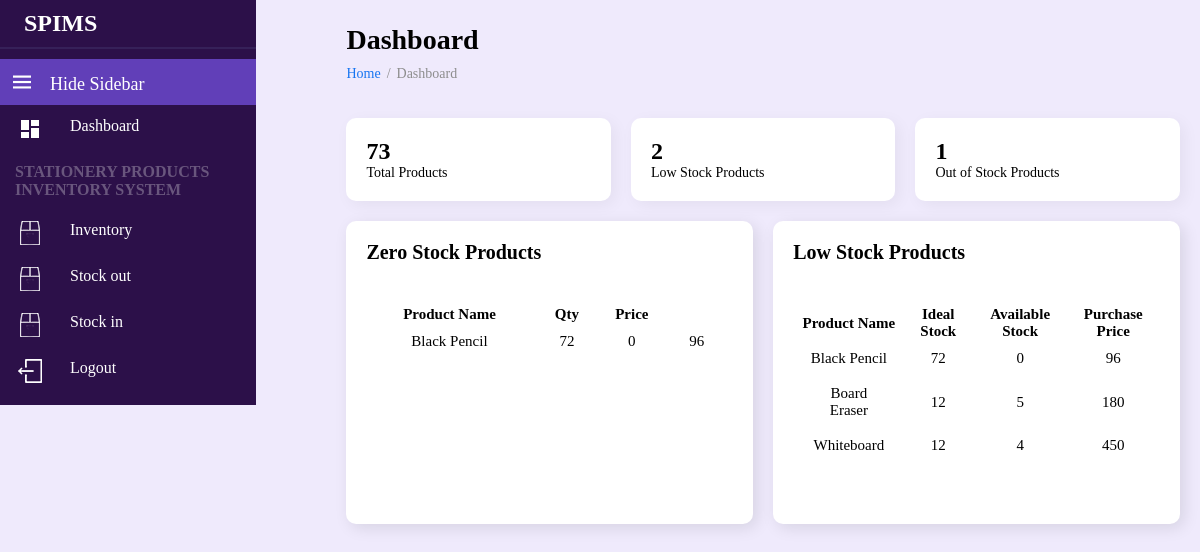
/Cashier/CashierHome.php, run on the app's committed database.
### tables this page shows
CREATE TABLE `inventory` (
  `ProductId` int(255) NOT NULL,
  `ProdName` varchar(255) NOT NULL,
  `Category` varchar(255) NOT NULL,
  `PurPrice` int(255) NOT NULL,
  `RetailPrice` int(255) NOT NULL,
  `IdealStocks` int(255) NOT NULL,
  `AvailStocks` int(255) NOT NULL,
  `AvailStockVal` int(255) NOT NULL,
  `PurchasedAt` timestamp NOT NULL DEFAULT current_timestamp()
);

### Cashier/homedb.php (called while the page is built, shortened)
<?php
$server = "localhost";
$username = "root";
$password = "";
$db = "spims";
$conn = mysqli_connect($server,$username,$password,$db);
$totalProductsQuery = "SELECT * FROM inventory";
$totalProducts = mysqli_query($conn, $totalProductsQuery);
$lowStockProductsQuery = "SELECT * FROM inventory WHERE AvailStocks < 6 AND AvailStocks > 0";
$lowStockProducts = mysqli_query($conn, $lowStockProductsQuery);
$outOfStockProductQuery = "SELECT * FROM inventory WHERE AvailStocks = 0";
$outOfStockProduct = mysqli_query($conn, $outOfStockProductQuery);
$lowZeroProductsQuery = "SELECT * FROM inventory WHERE AvailStocks < 6 OR AvailStocks = 0";
$lowZeroProducts = mysqli_query($conn, $lowZeroProductsQuery);
$ZeroProductsQuery = "SELECT * FROM inventory WHERE  AvailStocks = 0";
$ZeroProducts = mysqli_query($conn, $ZeroProductsQuery);

### Cashier/CashierHome.php (the view, shortened to what this page needs)
<!DOCTYPE html>
<html lang="en">
<head>
    <link rel="stylesheet" href="Res/Style/Dashboard.css">
</head>
<body>
    <?php
    include 'Navigation/nav.php';
    include 'homedb.php';
    ?>
    <div class="container">
        <main>
            <h1 class="title">Dashboard</h1>
            <ul class="breadcrumbs">
                <li><a href="#">Home</a></li>
                <li class="divider">/</li>
                <li><a href="#" class="active">Dashboard</a></li>
            </ul>
            <div class="info-data">
                <div class="card">
                    <div class="head">
                        <div>
                            <?php
                            echo "<h2>$totalProducts->num_rows</h2>";
                            ?>
                            <p>Total Products</p>
                        </div>
                    </div>
                </div>
                <div class="card">
                    <div class="head">
                        <div>
                            <?php
                            echo "<h2>$lowStockProducts->num_rows</h2>";
                            ?>
                            <p>Low Stock Products</p>
                        </div>
                    </div>
                </div>
                <div class="card">
                    <div class="head">
                        <div>
                            <?php
                            echo "<h2>$outOfStockProduct->num_rows</h2>";
                            ?>
                            <p>Out of Stock Products</p>
                        </div>
                    </div>
                </div>
            </div>
            <div class="data">
                <div class="content-data">
                    <div class="head">
                        <h3>Zero Stock Products</h3>
                    </div>
                    <div>
                        <td>
                            <table class="list" id="storeList">
                                <thead>
                                    <tr>
                                        <th>Product Name</th>
                                        <th>Qty</th>
                                        <th>Price</th>
                                    </tr>
                                </thead>
                                <tbody>
                                    <?php
                                    if ($ZeroProducts->num_rows > 0) {
                                        while ($row = $ZeroProducts->fetch_assoc()) {
                                            echo "<tr><td>" . $row["ProdName"] . "</td><td>" . $row["IdealStocks"] . "</td><td>" . $row["AvailStocks"] . "</td><td>" . $row["PurPrice"] . "</td></tr>";
                                        }
                                        echo "</table>";
                                    } else {
                                        echo "<tr><td>" . "0 result" . "</td><td>" . "0 result" . "</td>" . "<td>" . "0 result" . "</td></tr>";
                                    }
                                    ?>
                        </td>
                    </div>
                </div>
                <div class="content-data">
                    <div class="head">
                        <h3>Low Stock Products </h3>
                    </div>
                    <div>
                        <td>
                            <table class="list" id="storeList">
                                <thead>
                                    <tr>
                                        <th>Product Name</th>
                                        <th>Ideal Stock</th>
                                        <th>Available Stock</th>
                                        <th>Purchase Price</th>
                                    </tr>
                                </thead>
                                <tbody>
                                    <?php
                                    if ($lowZeroProducts->num_rows > 0) {
                                        while ($row = $lowZeroProducts->fetch_assoc()) {
                                            echo "<tr><td>" . $row["ProdName"] . "</td><td>" . $row["IdealStocks"] . "</td><td>" . $row["AvailStocks"] . "</td><td>" . $row["PurPrice"] . "</td></tr>";
                                        }
                                        echo "</table>";
                                    } else {
                                        echo "<tr><td>" . "0 result" . "</td><td>";
                                    }
                                    ?>
                        </td>
                    </div>
                </div>
            </div>
        </main>
    </div>
</body>
</html>

### Cashier/Res/Style/Dashboard.css (style rules this page uses)
* { font-family: tahoma; margin: 0; padding: 0; box-sizing: border-box; }
:root { --grey: #F1F0F6; --dark-grey: #8D8D8D; --light: #fff; --dark: #000; --green: #81D43A; --light-green: #E3FFCB; --blue: #1775F1; --light-blue: #D0E4FF; --dark-blue: #0C5FCD; --red: #FC3B56; }
html { overflow-x: hidden; }
body { background: var(--grey); overflow-x: hidden; }
a { text-decoration: none; }
li { list-style: none; }
main { width: 100%; padding: 24px 20px 20px 20px; }
main .title { font-size: 28px; font-weight: 600; margin-bottom: 10px; }
main .breadcrumbs { display: flex; grid-gap: 6px; }
main .breadcrumbs li, main .breadcrumbs li a { font-size: 14px; }
main .breadcrumbs li a { color: var(--blue); }
main .breadcrumbs li a.active, main .breadcrumbs li.divider { color: var(--dark-grey); pointer-events: none; }
main .info-data { margin-top: 36px; display: grid; grid-template-columns: repeat(auto-fit, minmax(240px, 1fr)); grid-gap: 20px; }
main .info-data .card { padding: 20px; border-radius: 10px; background: var(--light); box-shadow: 4px 4px 16px rgba(0, 0, 0, .05); }
main .card .head { display: flex; justify-content: space-between; align-items: flex-start; }
main .card .head h2 { font-size: 24px; font-weight: 600; }
main .card .head p { font-size: 14px; }
main .data { display: flex; grid-gap: 20px; margin-top: 20px; flex-wrap: wrap; }
main .data .content-data { flex-grow: 1; flex-basis: 400px; padding: 20px; background: var(--light); border-radius: 10px; box-shadow: 4px 4px 16px rgba(0, 0, 0, .1); }
main .content-data .head { display: flex; justify-content: space-between; align-items: center; margin-bottom: 24px; }
main .content-data .head h3 { font-size: 20px; font-weight: 600; }
table { width: 80%; margin: 40px auto; text-align: center; }
table.list { text-align: center; width: 100%; }
td { text-align: center; padding: 8px 15px; }

### Cashier/Navigation/navigation.css (style rules this page uses)
* { padding: 0; margin: 0; box-sizing: border-box; }
body { display: block; position: relative; background: #e9e2fcb1; font-family: 'Poppins', sans-serif; }
.container { width: 1024px; justify-items: center; align-items: center; padding-left: 70px; padding-top: 0px; font-size: 15px; display: block; padding-bottom: 500px; }
body { display: block; position: sticky; background: #e9e2fcb1; font-family: 'Poppins', sans-serif; }

### data on the page
inventory: ProdName "Black Pencil", IdealStocks "72", AvailStocks "0", PurPrice "96"
inventory: ProdName "Board Eraser", IdealStocks "12", AvailStocks "5", PurPrice "180"
inventory: ProdName "Whiteboard", IdealStocks "12", AvailStocks "4", PurPrice "450"

### other printed values
$totalProducts->num_rows "73"
$lowStockProducts->num_rows "2"
$outOfStockProduct->num_rows "1"
